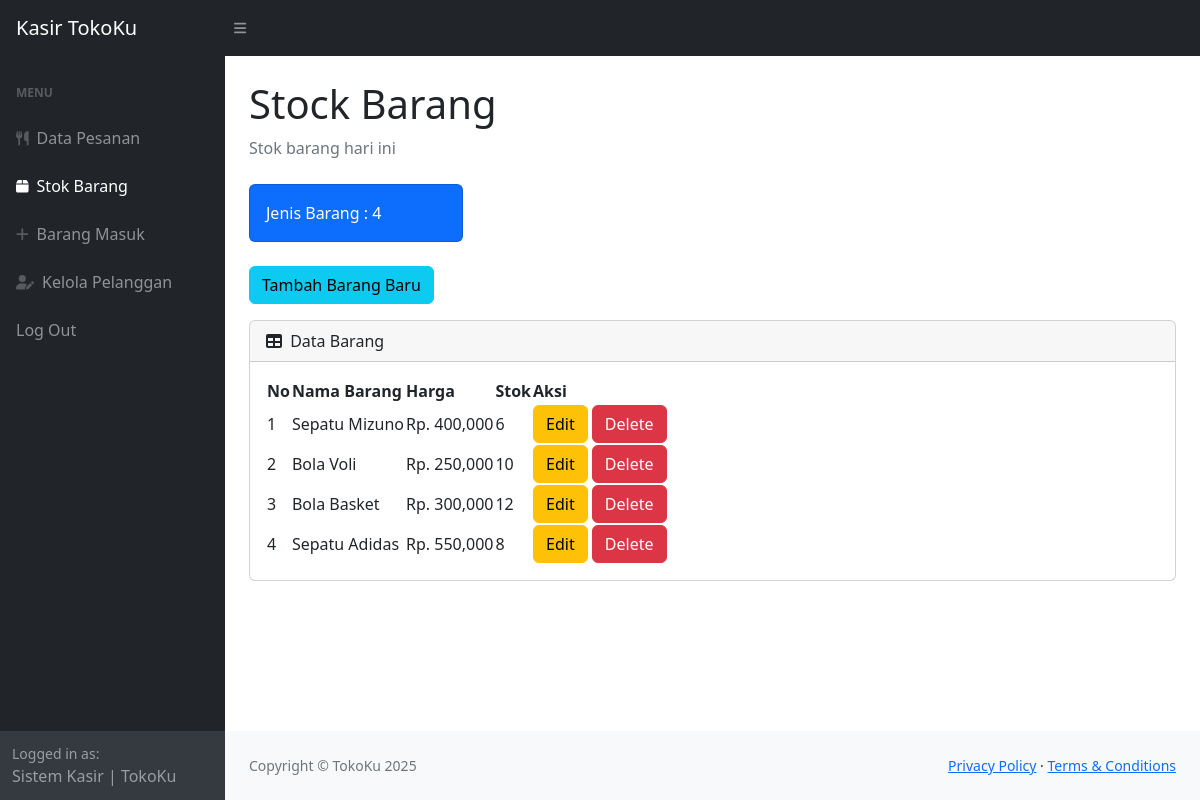
The page /stok.php (signed in) on the database its author committed.
### tables this page shows
CREATE TABLE `produk` (
  `idproduk` int(11) NOT NULL,
  `namaproduk` varchar(100) NOT NULL,
  `harga` int(11) NOT NULL,
  `stok` int(11) NOT NULL
);

### stok.php (the view, shortened to what this page needs)
<?php
    require 'ceklogin.php';
    $hproduk = mysqli_query($koneksi, "SELECT * FROM produk");
    $jproduk = mysqli_num_rows($hproduk);
?>
<!DOCTYPE html>
<html lang="en">
    <head>
        <link href="https://cdn.jsdelivr.net/npm/simple-datatables@7.1.2/dist/style.min.css" rel="stylesheet" />
        <link href="css/styles.css" rel="stylesheet" />
    </head>
    <body class="sb-nav-fixed">
        <nav class="sb-topnav navbar navbar-expand navbar-dark bg-dark">
            <a class="navbar-brand ps-3" href="index.php">Kasir TokoKu</a>
            <button class="btn btn-link btn-sm order-1 order-lg-0 me-4 me-lg-0" id="sidebarToggle" href="#!"><i class="fas fa-bars"></i></button>
        </nav>
        <div id="layoutSidenav">
            <div id="layoutSidenav_nav">
                <nav class="sb-sidenav accordion sb-sidenav-dark" id="sidenavAccordion">
                    <div class="sb-sidenav-menu">
                        <div class="nav">
                            <div class="sb-sidenav-menu-heading">Menu</div>
                            <a class="nav-link" href="index.php">
                                <div class="sb-nav-link-icon"><i class="fas fa-utensils"></i></div>
                                Data Pesanan
                            </a>
                            <a class="nav-link active" href="stok.php">
                                <div class="sb-nav-link-icon"><i class="fas fa-box"></i></div>
                                Stok Barang
                            </a>
                            <a class="nav-link" href="barangmasuk.php">
                                <div class="sb-nav-link-icon"><i class="fas fa-plus"></i></div>
                                Barang Masuk
                            </a>
                            <a class="nav-link" href="pelanggan.php">
                                <div class="sb-nav-link-icon"><i class="fas fa-user-edit"></i></div>
                                Kelola Pelanggan
                            </a>
                            <a class="nav-link" href="logout.php">
                                Log Out
                            </a>
                        </div>
                    </div>
                    <div class="sb-sidenav-footer">
                        <div class="small">Logged in as:</div>
                        Sistem Kasir | TokoKu
                    </div>
                </nav>
            </div>
            <div id="layoutSidenav_content">
                <main>
                    <div class="container-fluid px-4">
                        <h1 class="mt-4">Stock Barang</h1>
                        <ol class="breadcrumb mb-4">
                            <li class="breadcrumb-item active">Stok barang hari ini</li>
                        </ol>
                        <div class="row">
                            <div class="col-xl-3 col-md-6">
                                <div class="card bg-primary text-white mb-4">
                                    <div class="card-body">Jenis Barang : <?=$jproduk;?></div>
                                </div>
                            </div>
                        </div>
                        <button type="button" class="btn btn-info mb-3" data-bs-toggle="modal" data-bs-target="#myModal">
                            Tambah Barang Baru
                        </button>
                        <div class="card mb-4">
                            <div class="card-header">
                                <i class="fas fa-table me-1"></i>
                                Data Barang
                            </div>
                            <div class="card-body">
                                <table id="datatablesSimple">
                                    <thead>
                                        <tr>
                                            <th>No</th>
                                            <th>Nama Barang</th>
                                            <th>Harga</th>
                                            <th>Stok</th>
                                            <th>Aksi</th>
                                        </tr>
                                    </thead>
                                    <tbody>
                                        <?php
                                            $ambil = mysqli_query($koneksi, "SELECT * FROM produk");
                                            $i = 1;
                                            while($produk = mysqli_fetch_array($ambil)) {
                                                $namaproduk = $produk['namaproduk'];
                                                $harga = $produk['harga'];
                                                $stok = $produk['stok'];
                                                $idproduk = $produk['idproduk'];
                                        ?>
                                        <tr>
                                            <td><?=$i++;?></td>
                                            <td><?=$namaproduk;?></td>
                                            <td>Rp. <?=number_format($harga);?></td>
                                            <td><?=$stok;?></td>
                                            <td>
                                            <button type="button" class="btn btn-warning" data-bs-toggle="modal" data-bs-target="#edit<?=$idproduk;?>">
                                                Edit
                                            </button>
                                            <button type="button" class="btn btn-danger" data-bs-toggle="modal" data-bs-target="#delete<?=$idproduk;?>">
                                                Delete
                                            </button>
                                            </td>
                                        </tr>
                                        <?php
                                            }
                                        ?>
                                    </tbody>
                                </table>
                            </div>
                        </div>
                    </div>
                </main>
                <footer class="py-4 bg-light mt-auto">
                    <div class="container-fluid px-4">
                        <div class="d-flex align-items-center justify-content-between small">
                            <div class="text-muted">Copyright &copy; TokoKu 2025</div>
                            <div>
                                <a href="#">Privacy Policy</a>
                                &middot;
                                <a href="#">Terms &amp; Conditions</a>
                            </div>
                        </div>
                    </div>
                </footer>
            </div>
        </div>
    </body>
</html>

### rows shown on the page
produk: namaproduk "Sepatu Mizuno", harga "400,000", stok "6"
produk: namaproduk "Bola Voli", harga "250,000", stok "10"
produk: namaproduk "Bola Basket", harga "300,000", stok "12"
produk: namaproduk "Sepatu Adidas", harga "550,000", stok "8"

### other values the page prints
$jproduk "4"
